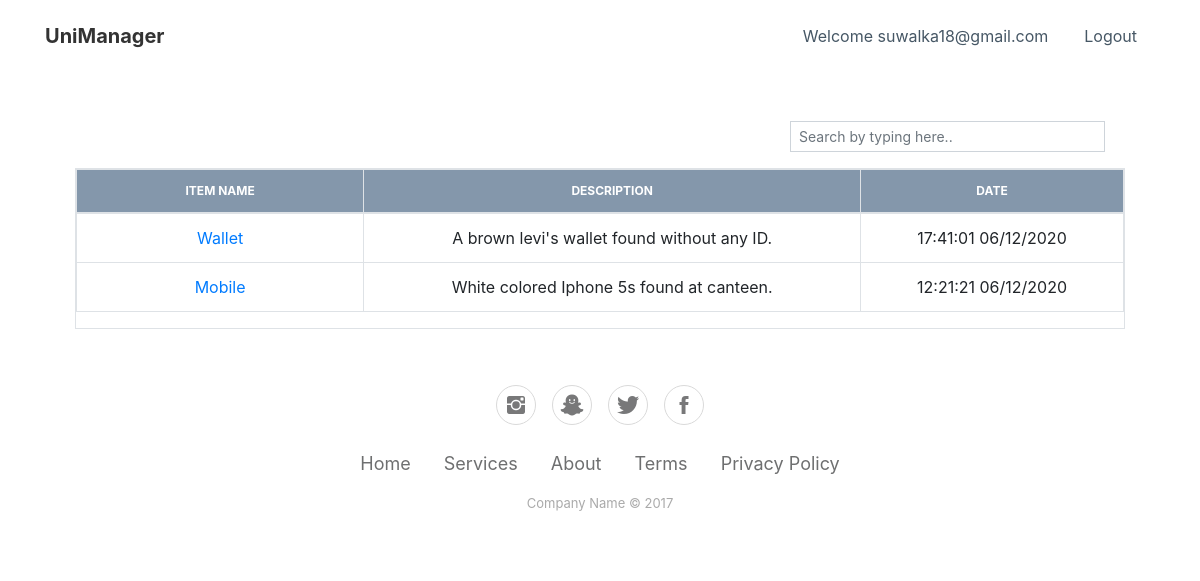
The app's page /home/lost-and-found-admin (signed in) with its own data.
### myapp/models.py (models this page shows)
class LostAndFound(models.Model):
    name = models.CharField(blank=False, null=False, max_length=100)
    information = models.CharField(blank=True, null=False, max_length=1000)
    status = models.IntegerField(blank=False, null=False, default=0)
    submit_date = models.DateTimeField(auto_now=True, null=False, blank=False)
    submit_user = models.ForeignKey(get_user_model(), on_delete=models.CASCADE, related_name="user_submit")
    takeaway_user = models.ForeignKey(get_user_model(), null=True, default=None, on_delete=models.CASCADE, related_name="user_takeaway")
    takeaway_date = models.DateTimeField(default=None, null=True, blank=False)
    item_received = models.BooleanField(default=False)

### myapp/views.py (the view)
# urls.py: path("home/lost-and-found-admin", lost_and_found_admin, name="lost-and-found-admin"),
def lost_and_found_admin(request):
    l_and_f = list(LostAndFound.objects.filter(status=0).order_by("-submit_date").values())
    for lf in range(len(l_and_f)):
        l_and_f[lf]["submit_date"] = l_and_f[lf]["submit_date"].strftime('%H:%M:%S %d/%m/%Y')
    return render(request, "lostfound_admin.html",
                  {"name": request.session['name'].split()[0], "lost_and_found": l_and_f})

### templates/lostfound_admin.html (shortened to what this page needs)
{% load static %}
<!DOCTYPE html>
<html>
<head>
    <link rel="stylesheet" href="{% static 'assets/bootstrap/css/bootstrap.min.css' %}">
    <link rel="stylesheet" href="{% static 'assets/fonts/font-awesome.min.css' %}">
    <link rel="stylesheet" href="{% static 'assets/fonts/ionicons.min.css' %}">
    <link rel="stylesheet" href="{% static 'assets/css/Bootstrap-Cards-v2-shri.css' %}">
    <link rel="stylesheet" href="{% static 'assets/css/Contact-Form-Clean-shri.css' %}">
    <link rel="stylesheet" href="{% static 'assets/css/Footer-Basic-shri.css' %}">
    <link rel="stylesheet" href="{% static 'assets/css/Login-Form-Clean-1-shri.css' %}">
    <link rel="stylesheet" href="{% static 'assets/css/Login-Form-Clean-shri.css' %}">
    <link rel="stylesheet" href="{% static 'assets/css/Navigation-Clean-shri.css' %}">
    <link rel="stylesheet" href="{% static 'assets/css/styles-shri.css' %}">
    <link rel="stylesheet" href="{% static 'assets/css/Table-With-Search-1-shri.css' %}">
    <link rel="stylesheet" href="{% static 'assets/css/Table-With-Search-shri.css' %}">
</head>
<body>
<nav class="navbar navbar-light navbar-expand-md navigation-clean">
    <div class="container"><a class="navbar-brand" href="/">UniManager</a>
        <div class="collapse navbar-collapse"
             id="navcol-1">
            <ul class="nav navbar-nav ml-auto">
                <li class="nav-item" role="presentation"><a class="nav-link" href="#">Welcome {{ name }}</a></li>
                <li class="nav-item" role="presentation"><a class="nav-link" href="/logout">Logout</a></li>
            </ul>
        </div>
    </div>
</nav>
<div class="col-auto col-md-12 text-center mx-auto search-table-col"
     style="margin-top: 49px;margin-left: 0;max-width: 90%;display: block;position: relative;align-items: center;">
    <div class="form-group pull-right col-lg-4"><input class="form-control-sm search form-control" type="text"
                                                       placeholder="Search by typing here.." style="width: 315px;">
    </div>
    <span class="counter pull-right"></span>
    <div class="table-responsive table-bordered table table-hover table-bordered results"
         style="margin-top: 0;">
        <table class="table table-bordered table-hover">
            <thead class="bill-header cs">
            <tr>
                <th class="text-uppercase col-lg-1" id="trs-hd">Item Name</th>
                <th class="text-uppercase col-lg-2" id="trs-hd">Description</th>
                <th class="text-uppercase col-lg-3" id="trs-hd">Date</th>
            </tr>
            </thead>
            <tbody>
            {% for lf in lost_and_found %}
                <tr>
                    <td style="max-width: 24px;width: 422px;"><a
                            href="/home/lost-and-found-admin/{{ lf.id }}">{{ lf.name }}</a></td>
                    <td style="max-width: 24px;width: 422px;">{{ lf.information }}</td>
                    <td style="max-width: 24px;width: 422px;">{{ lf.submit_date }}</td>
                </tr>
            {% endfor %}
            </tbody>
        </table>
    </div>
</div>
<div class="footer-basic">
    <footer>
        <div class="align-self-end social"><a href="#"><i class="icon ion-social-instagram"></i></a><a href="#"><i
                class="icon ion-social-snapchat"></i></a><a href="#"><i class="icon ion-social-twitter"></i></a><a
                href="#"><i class="icon ion-social-facebook"></i></a></div>
        <ul class="list-inline">
            <li class="list-inline-item"><a href="#">Home</a></li>
            <li class="list-inline-item"><a href="#">Services</a></li>
            <li class="list-inline-item"><a href="#">About</a></li>
            <li class="list-inline-item"><a href="#">Terms</a></li>
            <li class="list-inline-item"><a href="#">Privacy Policy</a></li>
        </ul>
        <p class="copyright">Company Name © 2017</p>
    </footer>
</div>
</body>
</html>

### static/assets/css/Footer-Basic-shri.css (style rules this page uses)
.footer-basic { padding: 40px 0; background-color: #ffffff; color: #4b4c4d; }
.footer-basic ul { padding: 0; list-style: none; text-align: center; font-size: 18px; line-height: 1.6; margin-bottom: 0; }
.footer-basic li { padding: 0 10px; }
.footer-basic ul a { color: inherit; text-decoration: none; opacity: 0.8; }
.footer-basic .social { text-align: center; padding-bottom: 25px; }
.footer-basic .social > a { font-size: 24px; width: 40px; height: 40px; line-height: 40px; display: inline-block; text-align: center; border-radius: 50%; border: 1px solid #ccc; margin: 0 8px; color: inherit; opacity: 0.75; }
.footer-basic .copyright { margin-top: 15px; text-align: center; font-size: 13px; color: #aaa; margin-bottom: 0; }

### static/assets/css/Navigation-Clean-shri.css (style rules this page uses)
.navigation-clean { background: #fff; padding-top: .75rem; padding-bottom: .75rem; color: #333; border-radius: 0; box-shadow: none; border: none; margin-bottom: 0; }
@media (min-width:768px) { .navigation-clean { padding-top: 1rem; padding-bottom: 1rem; } }
.navigation-clean .navbar-brand { font-weight: bold; color: inherit; }
.navigation-clean .navbar-collapse, .navigation-clean .form-inline { border-top-color: #ddd; }
.navigation-clean.navbar .navbar-nav .nav-link { padding-left: 18px; padding-right: 18px; }
.navigation-clean.navbar-light .navbar-nav .nav-link { color: #465765; }

### static/assets/css/Table-With-Search-1-shri.css (style rules this page uses)
.bill-header { font-size: 12px; text-align: center; }
#trs-hd { text-align: center; }
.bill-header.cs { background-color: rgba(37,71,106,0.56); color: #fff; }
.counter { padding: 8px; color: #ccc; }
.search.form-control { border-radius: 0px !important; }
.search-table-col { margin-top: 100px; }

### static/assets/css/Table-With-Search-shri.css (style rules this page uses)
.bill-header { font-size: 12px; text-align: center; }
#trs-hd { text-align: center; width: 20px; }
.bill-header.cs { background-color: rgba(37,71,106,0.56); color: #fff; }
.counter { padding: 8px; color: #ccc; }
.search.form-control { border-radius: 0px !important; }
.search-table-col { margin-top: 100px; }

### records on screen
LostAndFound: name "Wallet", information "A brown levi's wallet found without any ID.", submit_date "17:41:01 06/12/2020"
LostAndFound: name "Mobile", information "White colored Iphone 5s found at canteen.", submit_date "12:21:21 06/12/2020"

### other values on screen
{{ name }} "suwalka18@gmail.com"
